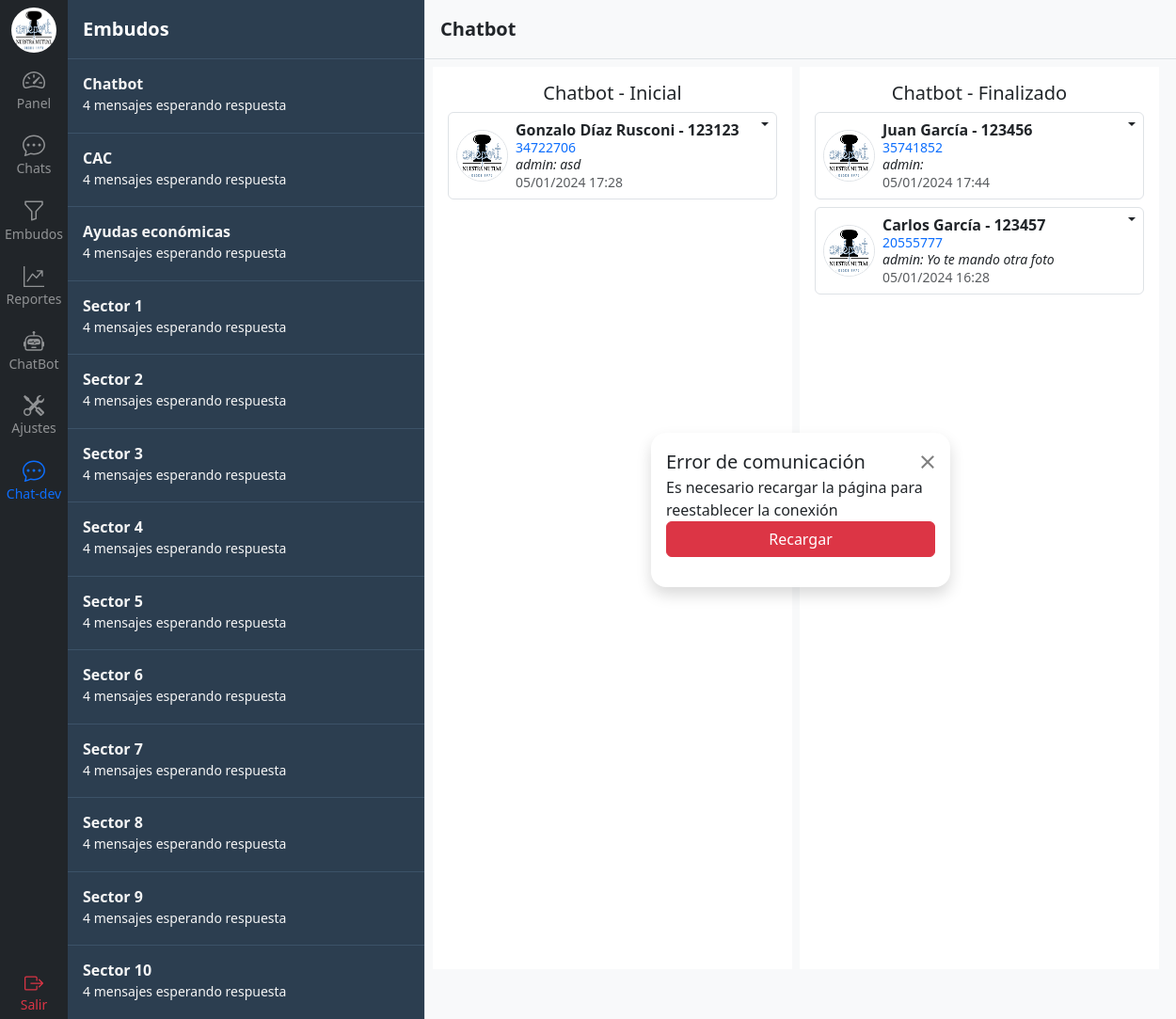
The app's page /contacto/embudo/1/ (signed in), older data.
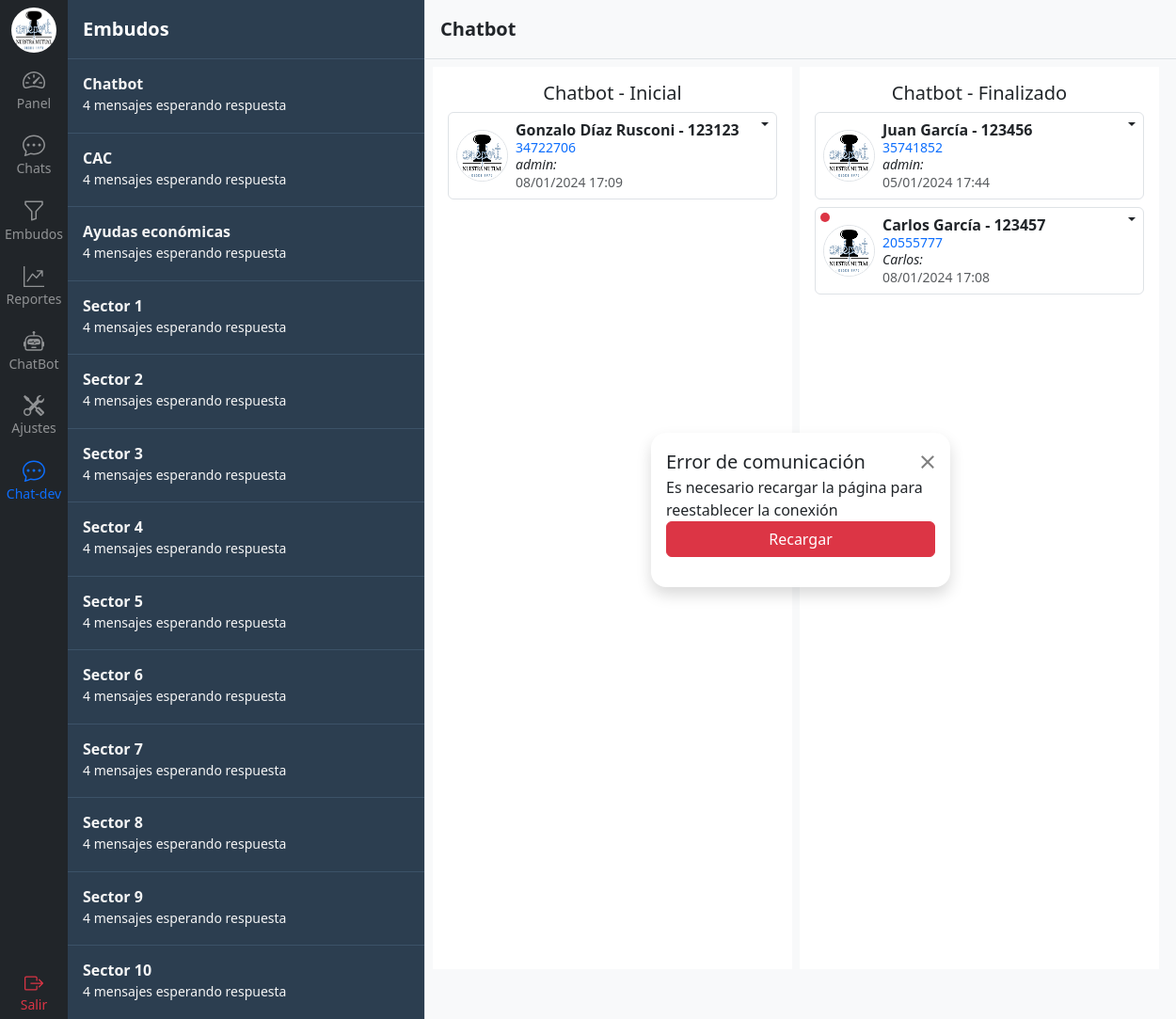
The same page, newer data.
### chat/models.py (models this page shows, shortened)
class Sector(models.Model):
    nombre = models.CharField(max_length=100)
    def __str__(self):
        return self.nombre
    class Meta:
        verbose_name_plural = 'Sectores'

class SectorTarea(models.Model):
    sector = models.ForeignKey(Sector, on_delete=models.CASCADE)
    nombre = models.CharField(max_length=100)
    activo = models.BooleanField()  # Para que no se pierda las asignadas a un mensaje anterior si sacan una tarea
    def __str__(self):
        return f'{self.sector} - {self.nombre}'
    class Meta:
        verbose_name_plural = 'Sectores tareas'

class ContactoTarea(models.Model):
    contacto_integracion = models.ForeignKey(ContactoIntegracion, related_name='contacto_tareas', on_delete=models.CASCADE)
    sector_tarea = models.ForeignKey(SectorTarea, on_delete=models.CASCADE)
    usuario = models.ForeignKey(User, on_delete=models.CASCADE, null=True)
    fecha_hora = models.DateTimeField(auto_now_add=True)
    class Meta:
        verbose_name_plural = 'Contactos tareas'

class ContactoIntegracion(models.Model):
    contacto = models.ForeignKey(Contacto, related_name='contacto_integraciones', on_delete=models.CASCADE)
    integracion = models.ForeignKey(Integracion, on_delete=models.CASCADE)
    class Meta:
        verbose_name_plural = 'Contactos integraciones'

class Contacto(models.Model):
    nombre = models.CharField(max_length=100, null=True)
    apellido = models.CharField(max_length=100, null=True)
    dni = models.CharField(max_length=11, null=True)
    telefono = models.CharField(max_length=30)
    email = models.EmailField(max_length=60, null=True)
    empresa = models.CharField(max_length=100, null=True)
    nro_socio = models.PositiveIntegerField(null=True)

class Mensaje(models.Model):
    contacto_integracion = models.ForeignKey(ContactoIntegracion, related_name='mensajes', on_delete=models.CASCADE)
    usuario = models.ForeignKey(User, related_name='mensajes', on_delete=models.CASCADE, null=True)
    contenido = models.TextField()
    id_integracion = models.CharField(max_length=25, null=True, blank=True)  # ID del mensaje de la integración para citarlo
    recibido = models.DateTimeField(null=True)  # Verificar con la API
    leido = models.DateTimeField(null=True)  # Verificar con la API
    fecha_hora = models.DateTimeField(auto_now_add=True)
    class Meta:
        ordering = ('fecha_hora',)
        verbose_name_plural = 'Mensajes'

### chat/views.py (the view)
# urls.py: path('embudo/<int:id>/', views.embudo, name='embudo'),
@login_required
def embudo(request, id):
    sector = get_object_or_404(Sector, id=id)
    sectores = Sector.objects.prefetch_related('sectortarea_set').all()
    sector_tareas = SectorTarea.objects.filter(sector=sector).prefetch_related('contactotarea_set__contacto_integracion__mensajes').all()
    '''
    # ¿Mejora la performance si se obtiene el último mensaje en la vista en lugar de pasarle todos los mensajes al template?
    # Agregar el último mensaje a cada Contacto
    for sector_tarea in sector_tareas:
        for contacto_tarea in sector_tarea.contactotarea_set.all():
            last_message = contacto_tarea.contacto.messages.order_by('-fecha_hora').first()
            contacto_tarea.last_message = last_message
    '''
    context = {'embudo': sector, 'embudos': sectores, 'sector_tareas': sector_tareas, 'debug': DEBUG}
    return render(request, 'chat/embudos.html', context)

### templates/chat/embudos.html (shortened to what this page needs)
{% extends 'base.html' %}
{% load static %}
{% load humanize %}
{% block content %}
{% include 'navbar.html' %}
<div class="d-flex flex-column align-items-stretch flex-shrink-0 bg-union border-end scroll-union" style="width: 380px;">
    <div href="/" class="d-flex align-items-center flex-shrink-0 p-3 link-body-emphasis text-decoration-none border-bottom border-union">
      <span class="fs-5 fw-semibold text-white">Embudos</span>
    </div>
    <div class="list-group list-group-flush overflow-y-scroll h-100">
      {% for embudo in embudos %}
        <a href="{% url 'contacto:embudo' embudo.id %}" class="list-group-item card-union py-3 lh-sm">
          <div class="d-flex w-100 align-items-center justify-content-between">
            <strong class="mb-1">{{ embudo.nombre }} </strong>
          </div>
          <div class="col-10 mb-1 small">4 mensajes esperando respuesta</div>
        </a>
      {% endfor %}
    </div>
</div>
{% if embudo %}
  {% include 'chat/components/embudo_por_tarea.html' %}
{% else %}
  <div class="flex-grow-1 d-flex align-items-center justify-content-center bg-body-tertiary">
    <p class="text-secondary">Seleccione un embudo para ver los mensajes</p>
  </div>
{% endif %}
{% endblock %}

### templates/base.html (shortened to what this page needs)
{% load static %}
<!DOCTYPE html>
<html>
    <head>
        <link rel="stylesheet" href="{% static 'libs/bootstrap/bootstrap.min.css' %}">
        <link rel="stylesheet" href="{% static 'css/style.css' %}">
    </head>
    <body class="d-flex vh-100 vw-100">
        {% block content %}
        {% endblock %}
    </body>
</html>

### templates/navbar.html (shortened to what this page needs)
{% load static %}
<div class="d-flex flex-column flex-shrink-0 bg-dark" style="width: 4.5rem;">
    <a href="/" class="d-flex justify-content-center align-items-center link-body-emphasis text-decoration-none" data-bs-toggle="tooltip" data-bs-placement="right" data-bs-original-title="Icon-only" style="height: 63px">
      <img src="{% static 'img/logo.png' %}" alt="ameport_logo" width="48" height="48" class="rounded-circle">
    </a>
    <ul class="nav nav-pills nav-flush flex-column mb-auto text-center w-100">
      <li class="nav-item w-100">
        <a href="/" class="nav-link px-0 rounded-0" aria-current="page" data-bs-toggle="tooltip" data-bs-placement="right" aria-label="Home" data-bs-original-title="Home">
          <p class="mb-1 text-white-50"><small>Panel</small></p>
        </a>
      </li>
      <li class="nav-item w-100">
        <a href="{% url 'contacto:chats' %}" class="nav-link px-0 rounded-0" data-bs-toggle="tooltip" data-bs-placement="right" aria-label="Dashboard" data-bs-original-title="Dashboard">
          <p class="mb-1 text-white-50"><small>Chats</small></p>
        </a>
      </li>
      <li class="nav-item w-100">
        <a href="{% url 'contacto:embudos' %}" class="nav-link px-0 rounded-0" data-bs-toggle="tooltip" data-bs-placement="right" aria-label="Orders" data-bs-original-title="Orders">
          <p class="mb-1 text-white-50"><small>Embudos</small></p>
        </a>
      </li>
      <li class="nav-item w-100">
        <a href="#" class="nav-link px-0 rounded-0" data-bs-toggle="tooltip" data-bs-placement="right" aria-label="Products" data-bs-original-title="Products">
          <p class="mb-1 text-white-50"><small>Reportes</small></p>
        </a>
      </li>
      <li class="nav-item w-100">
        <a href="{% url 'drawflow' %}" class="nav-link px-0 rounded-0" data-bs-toggle="tooltip" data-bs-placement="right" aria-label="Customers" data-bs-original-title="Customers">
          <p class="mb-1 text-white-50"><small>ChatBot</small></p>
        </a>
      </li>
      <li class="nav-item w-100">
        <a href="#" class="nav-link px-0 rounded-0" data-bs-toggle="tooltip" data-bs-placement="right" aria-label="Customers" data-bs-original-title="Customers">
          <p class="mb-1 text-white-50"><small>Ajustes</small></p>
        </a>
      </li>
      <li class="nav-item w-100">
        <a href="{% url 'contacto:chats-dev' %}" class="nav-link px-0 rounded-0" data-bs-toggle="tooltip" data-bs-placement="right" aria-label="Customers" data-bs-original-title="Customers">
          <p class="mb-1"><small>Chat-dev</small></p>
        </a>
      </li>
    </ul>
    <div class="">
      <a href="{% url 'logout' %}" class="nav-link d-flex flex-column justify-content-center align-items-center px-0 rounded-0" data-bs-toggle="tooltip" data-bs-placement="right" aria-label="Customers" data-bs-original-title="Customers">
        <p class="mb-1 text-danger"><small>Salir</small></p>
      </a>
    </div>
  </div>

### templates/chat/components/embudo_por_tarea.html (shortened to what this page needs)
{% load static %}
{% load humanize %}
<div class="d-flex flex-column w-100 bg-body-tertiary position-relative">
    <div class="d-flex align-items-center gap-3 text-decoration-none p-3 border-bottom bg-body-tertiary" style="height: 63px">
      <div>
        <h5 class="m-0 fs-5 fw-semibold">{{ embudo.nombre }}</h5>
      </div>
    </div>
    <div class="d-flex p-2 gap-2 bg-body-tertiary overflow-hidden" data-sector="{{ embudo.id }}" style="height: 90vh;">
        {% for sector_tarea in sector_tareas %}
        <div class="d-flex flex-column bg-white p-3">
            <h5 class="text-center">{{ sector_tarea }}</h5>
            <div class="d-flex flex-column gap-2" style="width: 350px;" data-sector_tarea="{{ sector_tarea.id }}">
                {% for contacto_tarea in sector_tarea.contactotarea_set.all %}
                    {% with contacto_integracion=contacto_tarea.contacto_integracion %}
                        <div class="usi-card d-flex gap-2 list-group-item lh-sm border rounded position-relative" data-contacto="{{ contacto_integracion.id }}">
                            <a href="{% url 'contacto:chat' contacto_integracion.id %}" class="d-flex gap-2 list-group-item p-2 position-relative w-100" data-slug>
                                <div class="d-flex justify-content-center align-items-center position-relative">
                                    <img src="{% static 'img/logo.png' %}" alt="mdo" width="55" height="55" class="rounded-circle border" data-thumbnail>
                                </div>
                                <div class="w-100">
                                    <div class="d-flex justify-content-between">
                                        <div class="d-flex flex-column pe-2">
                                            {% if contacto_integracion.contacto.nombre %}
                                            <strong data-cabecera>{{ contacto_integracion.contacto.nombre }} {{ contacto_integracion.contacto.apellido}} - {{ contacto_integracion.contacto.nro_socio }}</strong>
                                            {% else %}
                                            <strong data-cabecera>{{ contacto_integracion.contacto.telefono }}</strong>
                                            {% endif %}
                                            <small class="text-primary" data-dni>{{ contacto_integracion.contacto.dni }}</small>
                                        </div>
                                    </div>
                                    {% with ultimo_mensaje=contacto_integracion.mensajes.last %}
                                    {% if not ultimo_mensaje.usuario %}
                                        <div style="width: 10px; height: 10px; top:5px; left:5px;" class="bg-danger rounded-circle position-absolute" data-no_leido></div>
                                    {% endif %}
                                    <div class="col-12">
                                        <p class="mb-0 small fst-italic" >
                                            <span data-usuario>
                                                {% if ultimo_mensaje.usuario %}
                                                    {{ ultimo_mensaje.usuario }}:
                                                {% else %}
                                                    {{ contacto_integracion.contacto.nombre }}:
                                                {% endif %}
                                            </span>
                                            <span data-mensaje>{{ ultimo_mensaje.contenido|truncatechars:50 }}</span>
                                        </p>
                                        <small class="text-body-secondary flex-end" data-fecha>
                                            {% now "d/m/Y" as todays_date %}
                                            {% if todays_date == ultimo_mensaje.fecha_hora|date:"d/m/Y" %}
                                                {{ ultimo_mensaje.fecha_hora|date:"d/m/Y H:i" }}
                                            {% else %}
                                                {{ ultimo_mensaje.fecha_hora|date:"d/m/Y H:i" }}
                                            {% endif %}
                                        </small>
                                    </div>
                                    {% endwith %}
                                </div>
                            </a>
                            <div class="dropdown position-absolute top-0 end-0">
                                <button class="btn py-0 px-2 dropdown-toggle" type="button" data-bs-toggle="dropdown" aria-expanded="false" style="border: none !important; outline: none;"></button>
                            </div>
                        </div>
                    {% endwith %}
                {% endfor %}
            </div>
        </div>
        {% endfor %}
    </div>
    <div id="box-error" class="modal-dialog position-absolute z-3 d-flex d-none" role="document" style="width: 350px; top: 50%; left: 50%; transform: translate(-50%, -50%);">
        <div class="modal-content rounded-4 shadow bg-white m-3 p-3" >
            <div class="modal-header border-bottom-0">
            <h1 class="modal-title fs-5">Error de comunicación</h1>
            <button type="button" class="btn-close" data-bs-close="modal"></button>
            </div>
            <div class="modal-body py-0">
            </div>
            <div class="modal-footer flex-column align-items-stretch w-100 gap-2 pb-3 border-top-0">
            <a href="{{ request.path }}" class="btn btn-danger">Recargar</a>
            </div>
        </div>
    </div>
</div>

### static/css/style.css (style rules this page uses)
:root { --primary-color: rgb(44, 62, 80); --primary-hover-color: #3c5268; }
.usi-card { width: 350px; }
.bg-union { background-color: var(--primary-color); color: #f5f5f5; }
.card-union { background-color: var(--primary-color); color: #f5f5f5; }
.list-group-item { border-color: var(--primary-hover-color); }
.border-union { border-bottom-color: var(--primary-hover-color) !important; }
.scroll-union > * { scrollbar-width: auto; scrollbar-color: #ccc #ffffff; }

Row changes from the older to the newer data that the page shows:
no longer on this page (row unchanged): Mensaje: usuario "admin", contenido "asd", fecha_hora "05/01/2024 17:28"
no longer on this page (row unchanged): Mensaje: usuario "admin", contenido "Yo te mando otra foto", fecha_hora "05/01/2024 16:28"
added Mensaje: usuario "admin", fecha_hora "08/01/2024 17:09"
shown differently, row unchanged: ContactoTarea "Carlos": contacto_integracion.contacto.nombre (not shown) → "Carlos"
added Mensaje: fecha_hora "08/01/2024 17:08"
